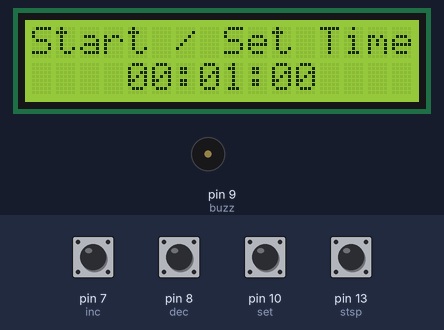
Bench run of a sketch on a simulated Arduino Uno, built with avr-gcc and run on an emulated ATmega328P. Parts: 16×2 character LCD, buzzer (waves = sounding, pin HIGH). Inputs (shaded band) come from the test bench; at power-on: pin 7 (inc), pin 8 (dec), pin 10 (set), pin 13 (stsp) HIGH. EEPROM starts erased.

Above: at 3.2 s.
3.3 s: pin 13 (stsp) pulled LOW for 0.15 s
At 4.1 s:
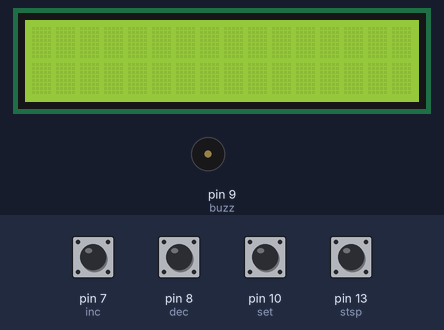
6.4 s: pin 13 (stsp) pulled LOW for 3.2 s
At 8.6 s:
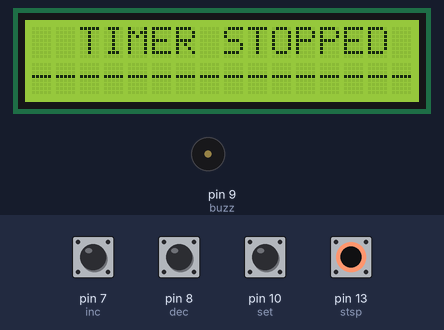
11.1 s: pin 10 (set) pulled LOW for 3.2 s
At 11.78 s:
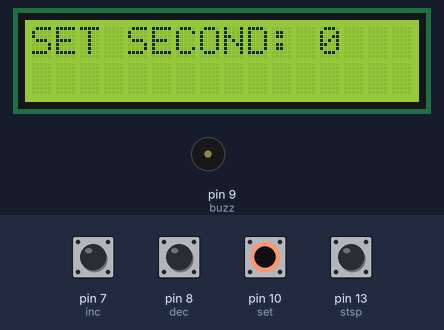
15.8 s: pin 10 (set) pulled LOW for 0.15 s
At 17.5 s:
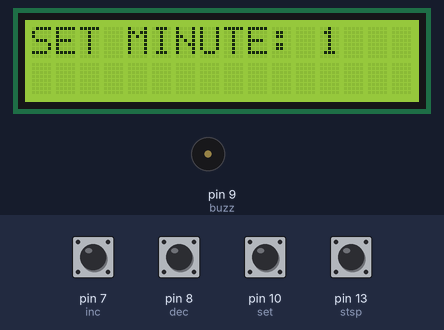
17.8 s: pin 7 (inc) pulled LOW for 0.15 s
At 18.7 s:
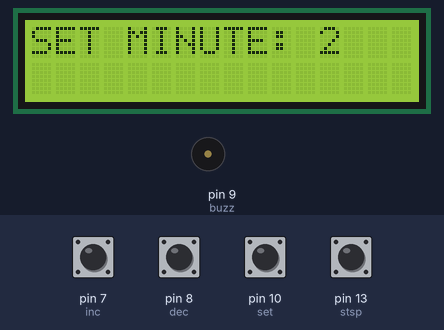
19.4 s: pin 8 (dec) pulled LOW for 1 s
At 21.1 s:
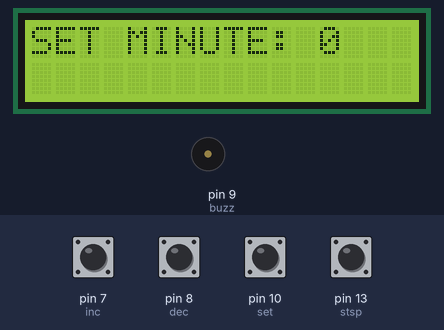
Timing chart, 0 to 22.6 s (numbered marks = the images above; inputs shaded):
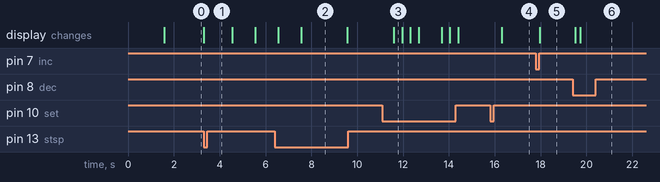

Measured:
- after the input at 3.3 s, the display: changes at once (image 1)
- after the input at 6.4 s, the display: first differs from a run without the input after 1.2 s (image 2)
- after the input at 11.1 s, the display: changes after 0.50 s (image 3)
- after the input at 15.8 s, the display: changes after 0.50 s (image 4)
- after the input at 17.8 s, the display: changes after 0.17 s (image 5)
- after the input at 19.4 s, the display: first changes after 0.12 s (image 6 shows a later state)
- what the display in image 2 shows lasts 2.0 s, from 7.6 s to 9.6 s

The sketch:

timerTest.ino
```cpp
//--------------(c) Electronics project hub -----------//
#include <LiquidCrystal.h>
#include<EEPROM.h>
#include <Wire.h>
const int rs = 11, en =12, d4 = 2, d5 = 3, d6 = 4, d7 = 5;
LiquidCrystal lcd(rs, en, d4, d5, d6, d7);
const int stsp = 13;
const int inc = 7;
const int dec = 8;
const int set = 10;
const int buzz = 9;
int hrs = 0;
int Min = 0;
int sec = 0;
unsigned int check_val = 50;
int add_chk = 0;
int add_hrs = 1;
int add_min = 2;
int add_sec = 3;
bool RUN = true;
bool min_flag = true;
bool hrs_flag = true;
bool sec_flag = true;
void setup()
{
  lcd.begin(16, 2);
  lcd.clear();
  lcd.setCursor(0, 0);
  lcd.print("   ELECTRONIC");
  lcd.setCursor(0, 1);
  lcd.print("COUNTDOWN TIMER");
  pinMode(stsp, INPUT_PULLUP);
  pinMode(inc, INPUT_PULLUP);
  pinMode(dec, INPUT_PULLUP);
  pinMode(set, INPUT_PULLUP);
  pinMode(buzz, OUTPUT);
  digitalWrite(buzz, LOW);
  if (EEPROM.read(add_chk) != check_val)
  {
    EEPROM.write(add_chk, check_val);
    EEPROM.write(add_hrs, 0);
    EEPROM.write(add_min, 1);
    EEPROM.write(add_sec, 0);
  }
  else
  {
    hrs = EEPROM.read(add_hrs);
    Min = EEPROM.read(add_min);
    sec = EEPROM.read(add_sec);
  }
  delay(1500);
  INIT();
}

void loop()
{
  if (digitalRead(stsp) == LOW)
  {
    lcd.clear();
    delay(250);
    RUN = true;
    while (RUN)
    {
      if (digitalRead(stsp) == LOW)
      {
        delay(1000);
        if (digitalRead(stsp) == LOW)
        {
          lcd.clear();
          lcd.setCursor(0, 0);
          lcd.print("  TIMER STOPPED");
          lcd.setCursor(0, 1);
          lcd.print("----------------");
          delay(2000);
          RUN = false;
          INIT();
          break;
        }
      }
      sec = sec - 1;
      delay(1000);
      if (sec == -1)
      {
        sec = 59;
        Min = Min - 1;
      }
      if (Min == -1)
      {
        Min = 59;
        hrs = hrs - 1;
      }
      if (hrs == -1) hrs = 0;
      lcd.setCursor(0, 1);
      lcd.print("****************");
      lcd.setCursor(4, 0);
      if (hrs <= 9)
      {
        lcd.print('0');
      }
      lcd.print(hrs);
      lcd.print(':');
      if (Min <= 9)
      {
        lcd.print('0');
      }
      lcd.print(Min);
      lcd.print(':');
      if (sec <= 9)
      {
        lcd.print('0');
      }
      lcd.print(sec);
      if (hrs == 0 && Min == 0 && sec == 0)
      {
        lcd.setCursor(4,0);
        RUN = false;
        for (int i = 0; i < 20; i++)
        {
          digitalWrite(buzz, HIGH);
          delay(100);
          digitalWrite(buzz, LOW);
          delay(100);
        }
        // set higher LCD clock freq to avoid crypital characters error
        Wire.setClock(10000);
        lcd.clear();
        INIT();
      }
    }
  }
  if (digitalRead(set) == LOW)
  {
    delay(500);
    while (sec_flag)
    {
      lcd.clear();
      lcd.setCursor(0, 0);
      lcd.print("SET SECOND: ");
      lcd.print(sec);
      delay(100);
      if (digitalRead(inc) == LOW)
      {
        sec = sec + 1;
        if (sec >= 60) sec = 0;
        delay(100);
      }
      if (digitalRead(dec) == LOW)
      {
        sec = sec - 1;
        if (sec <= -1) sec = 0;
        delay(100);
      }
      if (digitalRead(set) == LOW)
      {
        sec_flag = false;
        delay(250);
      }
    }
    while (min_flag)
    {
      lcd.clear();
      lcd.setCursor(0, 0);
      lcd.print("SET MINUTE: ");
      lcd.print(Min);
      delay(100);
      if (digitalRead(inc) == LOW)
      {
        Min = Min + 1;
        if (Min >= 60) Min = 0;
        delay(100);
      }
      if (digitalRead(dec) == LOW)
      {
        Min = Min - 1;
        if (Min <= -1) Min = 0;
        delay(100);
      }
      if (digitalRead(set) == LOW)
      {
        min_flag = false;
        delay(250);
      }
    }
    while (hrs_flag)
    {
      lcd.clear();
      lcd.setCursor(0, 0);
      lcd.print("SET HOUR: ");
      lcd.print(hrs);
      delay(100);
      if (digitalRead(inc) == LOW)
      {
        hrs = hrs + 1;
        if (hrs > 23) hrs = 0;
        delay(100);
      }
      if (digitalRead(dec) == LOW)
      {
        hrs = hrs - 1;
        if (hrs <= -1) hrs = 0;
        delay(100);
      }
      if (digitalRead(set) == LOW)
      {
        hrs_flag = false;
        delay(250);
      }
    }
    if (sec == 0 && hrs == 0 && Min == 0)
    {
      lcd.clear();
      lcd.setCursor(0, 0);
      lcd.print("  INVAID TIME");
      delay(2000);
    }
    else
    {
      EEPROM.write(add_hrs, hrs);
      EEPROM.write(add_min, Min);
      EEPROM.write(add_sec, sec);
    }
    INIT();
  }
}

void INIT()
{
  hrs = EEPROM.read(add_hrs);
  Min = EEPROM.read(add_min);
  sec = EEPROM.read(add_sec);
  lcd.clear();
  lcd.setCursor(0, 0);
  lcd.print("Start / Set Time");
  lcd.setCursor(4, 1);
  if (hrs <= 9)
  {
    lcd.print('0');
  }
  lcd.print(hrs);
  lcd.print(':');
  if (Min <= 9)
  {
    lcd.print('0');
  }
  lcd.print(Min);
  lcd.print(':');
  if (sec <= 9)
  {
    lcd.print('0');
  }
  lcd.print(sec);
  min_flag = true;
  hrs_flag = true;
  delay(500);
}
//--------------(c) Electronics project hub -----------//
```
